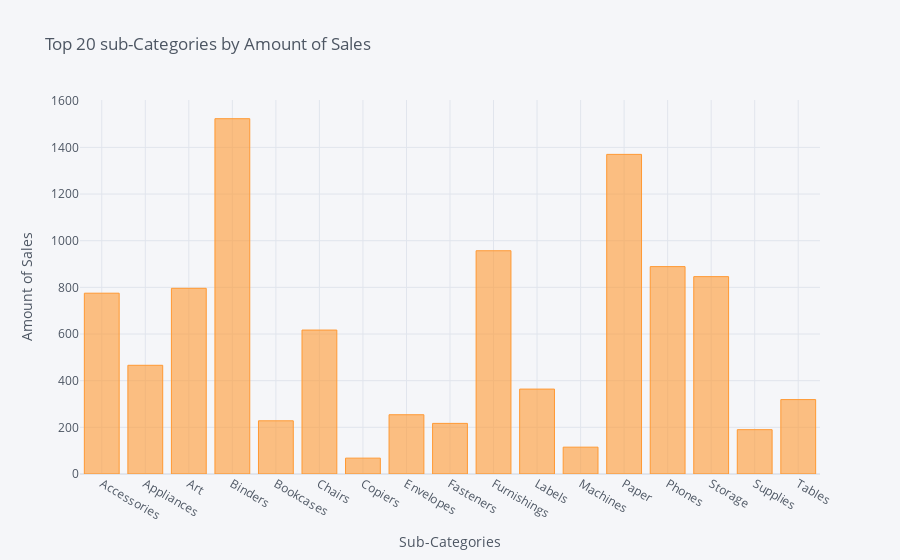

Notebook source saved alongside this figure:
### Code cell
sub_cat[:20].iplot(kind='bar',xTitle='Sub-Categories',yTitle='Amount of Sales',
                   title='Top 20 sub-Categories by Amount of Sales')

### Figure 1 — Plotly figure (JSON) as saved in the notebook; plotly's stock layout.template omitted (floating-point values rounded to 4 significant figures)
{"data": [{"marker": {"color": "rgba(255, 153, 51, 0.6)", "line": {"color": "rgba(255, 153, 51, 1.0)", "width": 1}}, "name": "Sales", "orientation": "v", "text": "", "type": "bar", "x": ["Accessories", "Appliances", "Art", "Binders", "Bookcases", "Chairs", "Copiers", "Envelopes", "Fasteners", "Furnishings", "Labels", "Machines", "Paper", "Phones", "Storage", "Supplies", "Tables"], "y": [775, 466, 796, 1523, 228, 617, 68, 254, 217, 957, 364, 115, 1370, 889, 846, 190, 319]}], "layout": {"legend": {"bgcolor": "#F5F6F9", "font": {"color": "#4D5663"}}, "paper_bgcolor": "#F5F6F9", "plot_bgcolor": "#F5F6F9", "title": {"font": {"color": "#4D5663"}, "text": "Top 20 sub-Categories by Amount of Sales"}, "xaxis": {"gridcolor": "#E1E5ED", "showgrid": true, "tickfont": {"color": "#4D5663"}, "title": {"font": {"color": "#4D5663"}, "text": "Sub-Categories"}, "zerolinecolor": "#E1E5ED"}, "yaxis": {"gridcolor": "#E1E5ED", "showgrid": true, "tickfont": {"color": "#4D5663"}, "title": {"font": {"color": "#4D5663"}, "text": "Amount of Sales"}, "zerolinecolor": "#E1E5ED"}}}
